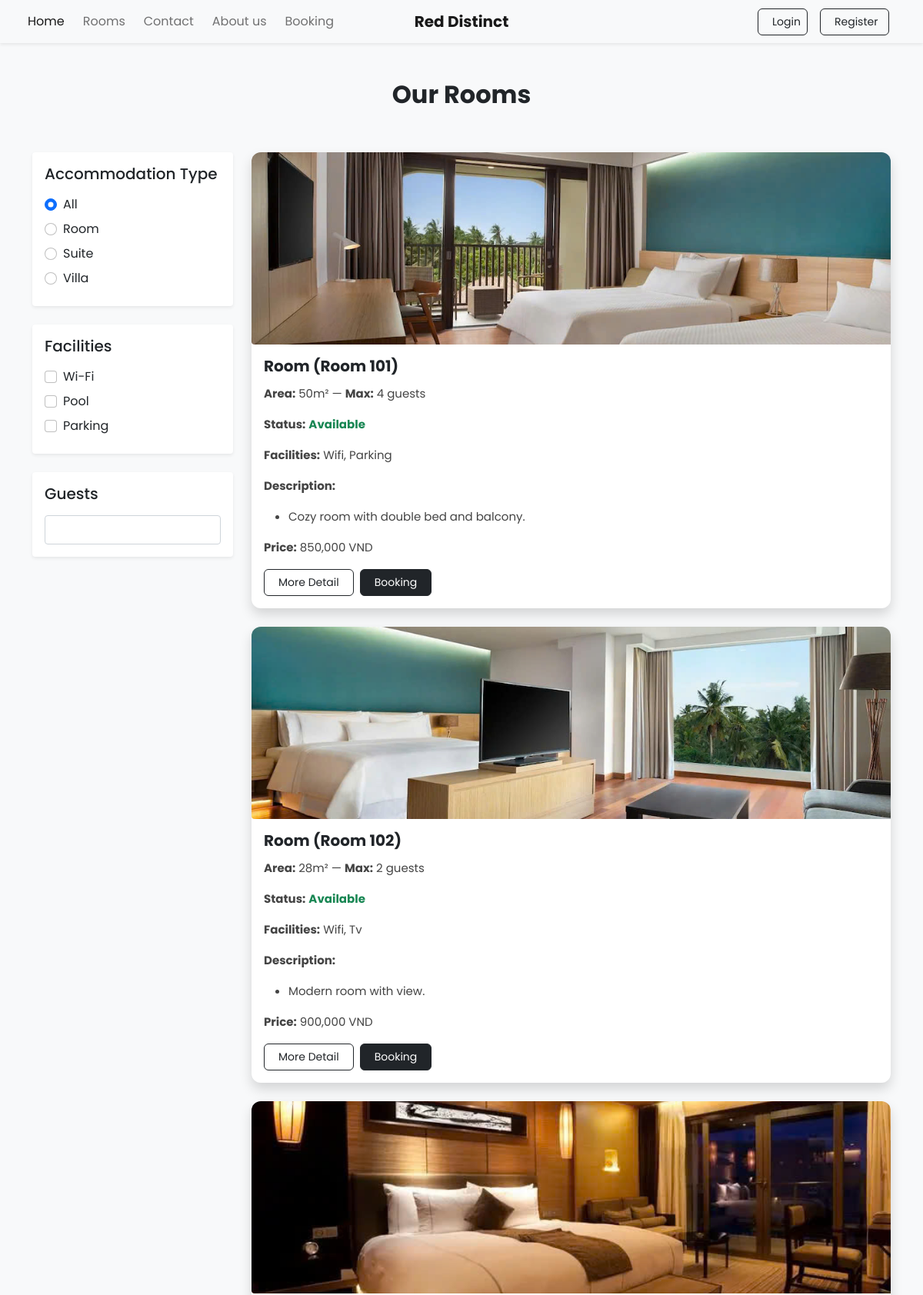
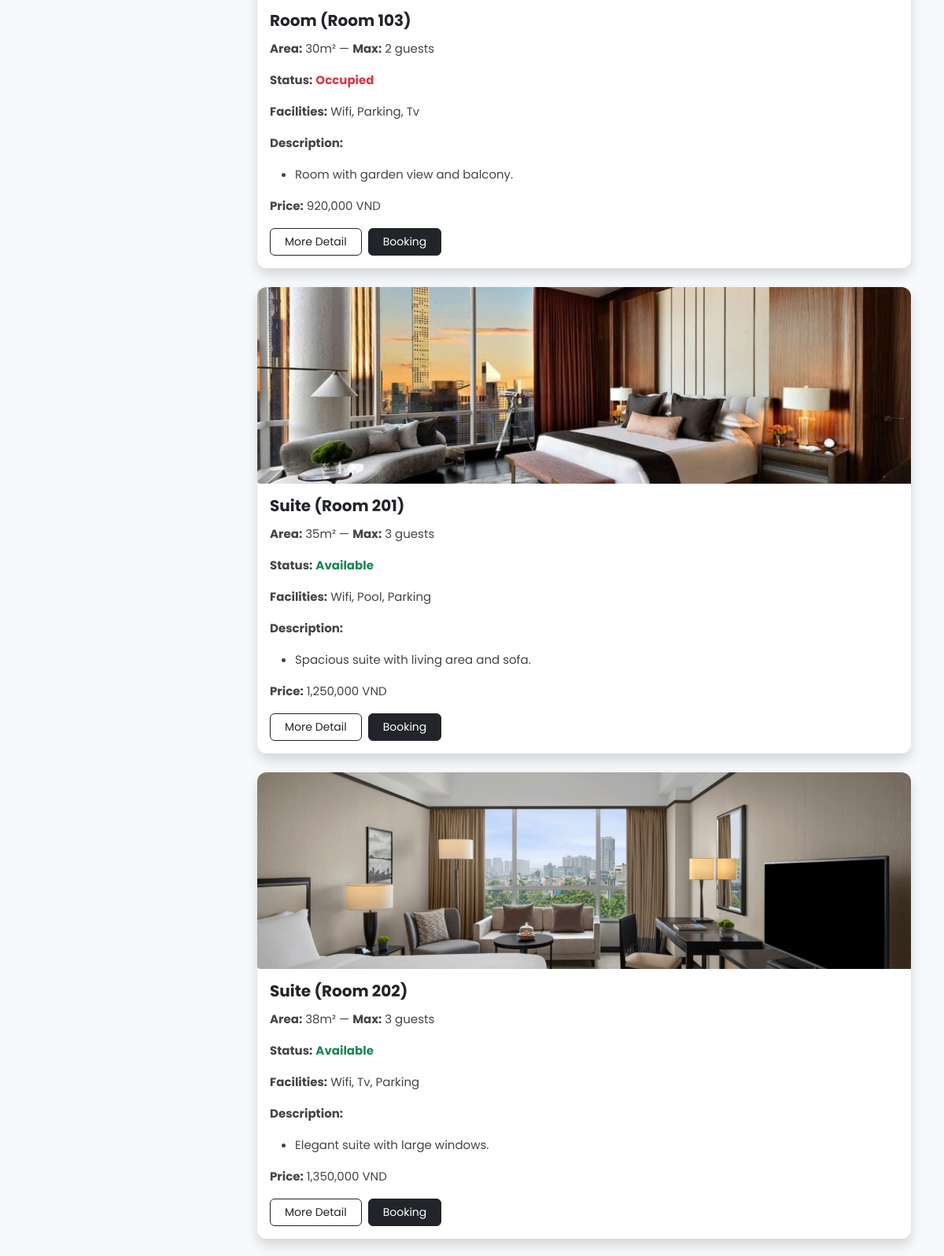
The page /rooms.php (upper part) on the database its author committed (2 pictures, top to bottom).
### tables this page shows
CREATE TABLE `rooms` (
  `room_id` int(11) NOT NULL,
  `room_number` varchar(10) NOT NULL,
  `room_dientich` varchar(50) NOT NULL,
  `room_songuoi` int(50) NOT NULL,
  `room_type` varchar(50) NOT NULL,
  `price` decimal(10,2) NOT NULL,
  `status` enum('available','occupied','maintenance') DEFAULT 'available',
  `description` text DEFAULT NULL,
  `room_img` varchar(240) DEFAULT NULL,
  `facilities` text DEFAULT NULL
);

### rooms.php (the view, shortened to what this page needs)
<?php
require('inc/db_connect.php');
require('inc/header.php');
?>
<!DOCTYPE html>
<html lang="en">
<head>
  <?php require('inc/links.php'); ?>
</head>
<body class="bg-light">
<div class="my-5 px-4">
  <h2 class="fw-bold h-font text-center">Our Rooms</h2>
</div>
<div class="container">
  <div class="row">
    <div class="col-lg-3">
      <div class="bg-white p-3 rounded shadow-sm mb-4">
        <h5 class="mb-3">Accommodation Type</h5>
        <?php
        $types = ['all' => 'All', 'room' => 'Room', 'suite' => 'Suite', 'villa' => 'Villa'];
        foreach ($types as $value => $label) {
          echo '
            <div class="form-check mb-2">
              <input class="form-check-input" type="radio" name="accom_filter" value="'.$value.'" id="filter_'.$value.'" '.($value=='all' ? 'checked' : '').'>
              <label class="form-check-label" for="filter_'.$value.'">'.$label.'</label>
            </div>';
        }
        ?>
      </div>
      <div class="bg-white p-3 rounded shadow-sm mb-4">
        <h5 class="mb-3">Facilities</h5>
        <?php
        $facs = ['wifi' => 'Wi-Fi', 'pool' => 'Pool', 'parking' => 'Parking'];
        foreach ($facs as $val => $text) {
          echo '
            <div class="form-check mb-2">
              <input class="form-check-input facility-filter" type="checkbox" value="'.$val.'" id="facility_'.$val.'">
              <label class="form-check-label" for="facility_'.$val.'">'.$text.'</label>
            </div>';
        }
        ?>
      </div>
      <div class="bg-white p-3 rounded shadow-sm mb-4">
        <h5 class="mb-3">Guests</h5>
        <input type="number" id="guest_filter" class="form-control shadow-none" placeholder="" min="1">
      </div>
    </div>
    <div class="col-lg-9">
      <div class="row">
        <?php
        $query = "SELECT * FROM Rooms";
        $result = mysqli_query($conn, $query);
        while ($row = mysqli_fetch_assoc($result)) {
          $room_type = strtolower($row['room_type']);
          $status = strtolower($row['status']);
          $status_class = 'status-' . $status;
        ?>
          <div class="col-md-12 mb-4 room-card" data-room-type="<?php echo $room_type; ?>" data-facilities="<?php echo strtolower($row['facilities']); ?>" data-guests="<?php echo $row['room_songuoi']; ?>">
            <div class="card border-0 shadow">
              <div class="row g-0">
                <div class="col-md-4 card-img-container">
                  <img src="images/accom/<?php echo $room_type; ?>/<?php echo $row['room_number']; ?>.jpg"
                       class="img-fluid rounded-start"
                       alt="<?php echo $room_type; ?> image">
                </div>
                <div class="col-md-8">
                  <div class="card-body">
                    <h5 class="card-title">
                      <?php echo ucfirst($room_type); ?> (Room <?php echo $row['room_number']; ?>)
                    </h5>
                    <p><strong>Area:</strong> <?php echo $row['room_dientich']; ?> —
                       <strong>Max:</strong> <?php echo $row['room_songuoi']; ?> guests</p>
                    <p><strong>Status:</strong> <span class="<?php echo $status_class; ?>"><?php echo ucfirst($status); ?></span></p>
                    <p><strong>Facilities:</strong> <?php echo ucwords(str_replace(',', ', ', $row['facilities'])); ?></p>
                    <p><strong>Description:</strong></p>
                    <ul><li><?php echo $row['description']; ?></li></ul>
                    <p><strong>Price:</strong> <?php echo number_format($row['price'], 0, '.', ','); ?> VND</p>
                    <div class="d-flex gap-2 mt-3">
                      <a href="room_detail.php?room_id=<?php echo $row['room_id']; ?>" class="btn btn-outline-dark">More Detail</a>
                      <a href="booking.php?room_id=<?php echo $row['room_id']; ?>" class="btn btn-dark">Booking</a>
                    </div>
                  </div>
                </div>
              </div>
            </div>
          </div>
        <?php } ?>
      </div>
    </div>
  </div>
</div>
</body>
</html>

### css/common.css (style rules this page uses)
:root { --teal: rgb(0, 0, 0); --teal_hover: rgb(0, 0, 0); }
* { font-family: "Poppins", serif; }
input[type=number] { -moz-appearance: textfield; }
html, body { height: 100%; display: flex; flex-direction: column; }
.container { flex: 1; }

### rooms.php (style rules this page uses)
.card { border-radius: 12px; overflow: hidden; transition: all 0.3s ease; }
.card-img-container { width: 100%; height: 250px; overflow: hidden; display: flex; align-items: center; justify-content: center; }
.card-img-container img { object-fit: cover; height: 100%; width: 100%; border-radius: 0.25rem 0 0 0.25rem; }
.card-body p, .card-body ul { font-size: 15px; line-height: 1.6; color: #444; }
.card-body h5 { font-size: 20px; font-weight: bold; margin-bottom: 12px; text-transform: capitalize; }
.status-available { color: #198754; font-weight: bold; }
.status-occupied { color: #dc3545; font-weight: bold; }
.btn { border-radius: 6px; padding: 6px 18px; font-size: 14px; }

### rows shown on the page
rooms: room_type (picture), room_type "Room", room_number "101", room_dientich "50m²", room_songuoi "4", status "Available", facilities "Wifi, Parking", description "Cozy room with double bed and balcony.", price "850,000"
rooms: room_type (picture), room_type "Room", room_number "102", room_dientich "28m²", room_songuoi "2", status "Available", facilities "Wifi, Tv", description "Modern room with view.", price "900,000"
rooms: room_type (picture), room_type "Room", room_number "103", room_dientich "30m²", room_songuoi "2", status "Occupied", facilities "Wifi, Parking, Tv", description "Room with garden view and balcony.", price "920,000"
rooms: room_type (picture), room_type "Suite", room_number "201", room_dientich "35m²", room_songuoi "3", status "Available", facilities "Wifi, Pool, Parking", description "Spacious suite with living area and sofa.", price "1,250,000"
rooms: room_type (picture), room_type "Suite", room_number "202", room_dientich "38m²", room_songuoi "3", status "Available", facilities "Wifi, Tv, Parking", description "Elegant suite with large windows.", price "1,350,000"

### other values the page prints
$label "All"
$label "Room"
$label "Suite"
$label "Villa"
$text "Wi-Fi"
$text "Pool"
$text "Parking"
